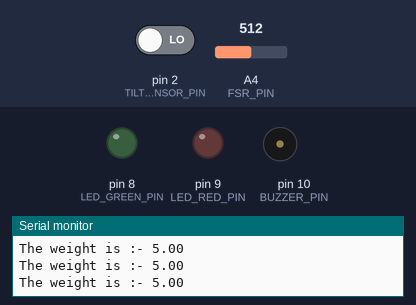
Bench run of a sketch on a simulated Arduino Uno, built with avr-gcc and run on an emulated ATmega328P. Parts: output pins drawn as LEDs (lit = HIGH), buzzer (waves = sounding, pin HIGH), the last lines printed to the serial monitor. Inputs (shaded band) come from the test bench; at power-on: A4 (FSR_PIN) = 512, pin 2 (TILT_SENSOR_PIN) LOW.

Above: at 1.3 s.
1.4 s: A4 (FSR_PIN) set to 603
2.9 s: A4 (FSR_PIN) set to 625
At 3.3 s:
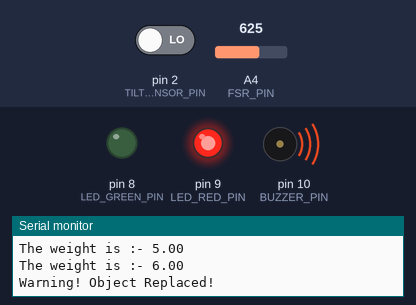
Timing chart, 0 to 5.9 s (numbered marks = the images above; inputs shaded):
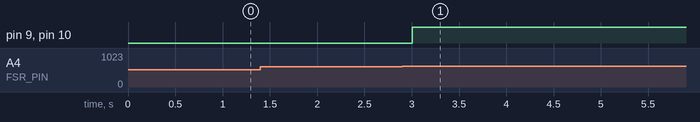

The sketch:

Anti-theft_alarm_code.ino
```cpp
#define TILT_SENSOR_PIN 2  // Tilt sensor connected to pin 2
#define BUZZER_PIN 10       // Buzzer pin
#define LED_RED_PIN 9      // LED pin
#define FSR_PIN A4      // Force sensor connected to A4
#define LED_GREEN_PIN 8 	// LED pin

void setup() {
    pinMode(TILT_SENSOR_PIN, INPUT);
  	pinMode(FSR_PIN, INPUT);
    pinMode(BUZZER_PIN, OUTPUT);
    pinMode(LED_RED_PIN, OUTPUT);
  	pinMode(LED_GREEN_PIN, OUTPUT);
    Serial.begin(9600);
}

void loop() {
    int tiltState = digitalRead(TILT_SENSOR_PIN);
  	int fsrreading = analogRead(FSR_PIN);
  	float weight = map(fsrreading, 0, 1023, 0, 10); // Adjusting range based on calibration.
  	Serial.print("The weight is :- ");
  	Serial.println(weight);

  	if (tiltState == HIGH && weight == 5) {  // If the object is tilted but in position.
        digitalWrite(LED_RED_PIN, HIGH);
        Serial.println("Warning! Object moved!");
        delay(1000);  // Alarm duration
    }

  	//Assuming the weight of the securing object is 5 units.
    else if(weight > 5){	//If other object is placed.
      	digitalWrite(BUZZER_PIN, HIGH);
        digitalWrite(LED_RED_PIN, HIGH);
        Serial.println("Warning! Object Replaced!");
        delay(1000);
    }

    else if(weight < 5){	//If object is removed.
        digitalWrite(BUZZER_PIN, HIGH);
        digitalWrite(LED_RED_PIN, HIGH);
        Serial.println("Warning! Object removed!");
      	delay(1000);
    }

    else {
        digitalWrite(BUZZER_PIN, LOW);
        digitalWrite(LED_RED_PIN, LOW);
    }

    delay(500);
}
```

Measured:
- the behaviour switches between 613 and 614 on A4 (FSR_PIN) (found by bisection; images 0 and 1)
- after the input at 2.9 s, pin 9 (LED_RED_PIN), pin 10 (BUZZER_PIN): LOW → HIGH after 0.11 s
